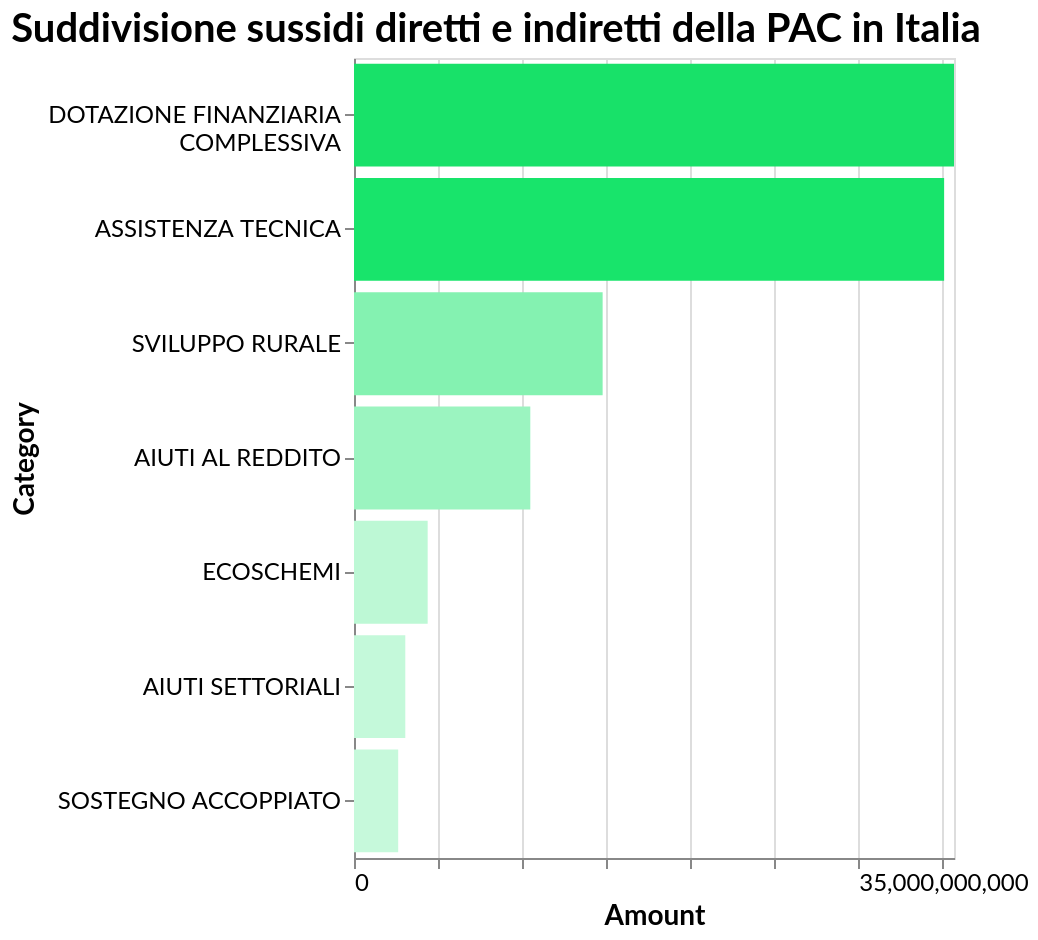

Specify this chart in Vega-Lite:
### Vega-Lite specification from a JSON file in a GitHub repository (floating-point values rounded to 4 significant figures)
{"$schema": "https://vega.github.io/schema/vega-lite/v5.17.0.json", "config": {"axis": {"labelFont": "Lato", "labelFontSize": 12, "titleFont": "Lato", "titleFontSize": 14}, "background": "transparent", "title": {"anchor": "start", "color": "black", "font": "Lato", "fontSize": 20}}, "data": {"name": "data-52abdab10e66202f55cbdf6ec4de8fbc"}, "datasets": {"data-52abdab10e66202f55cbdf6ec4de8fbc": [{"Amount": 10477775690, "Category": "AIUTI AL REDDITO"}, {"Amount": 4377804830, "Category": "ECOSCHEMI"}, {"Amount": 2626682895, "Category": "SOSTEGNO ACCOPPIATO"}, {"Amount": 14775893476, "Category": "SVILUPPO RURALE"}, {"Amount": 3048197685, "Category": "AIUTI SETTORIALI"}, {"Amount": 35070377300, "Category": "ASSISTENZA TECNICA"}, {"Amount": 35657058349, "Category": ["DOTAZIONE FINANZIARIA", "COMPLESSIVA"]}]}, "encoding": {"color": {"field": "Amount", "legend": null, "scale": {"interpolate": "hsl", "scheme": ["#c6f9db", "#18E169"]}, "type": "quantitative"}, "tooltip": [{"field": "Amount", "format": ",", "title": "Amount", "type": "quantitative"}], "x": {"field": "Amount", "scale": {"domain": [0, 35660000000.0]}, "title": "Amount", "type": "quantitative"}, "y": {"field": "Category", "sort": "-x", "title": "Category", "type": "nominal"}}, "height": 400, "mark": {"type": "bar"}, "title": "Suddivisione sussidi diretti e indiretti della PAC in Italia", "width": "container"}
